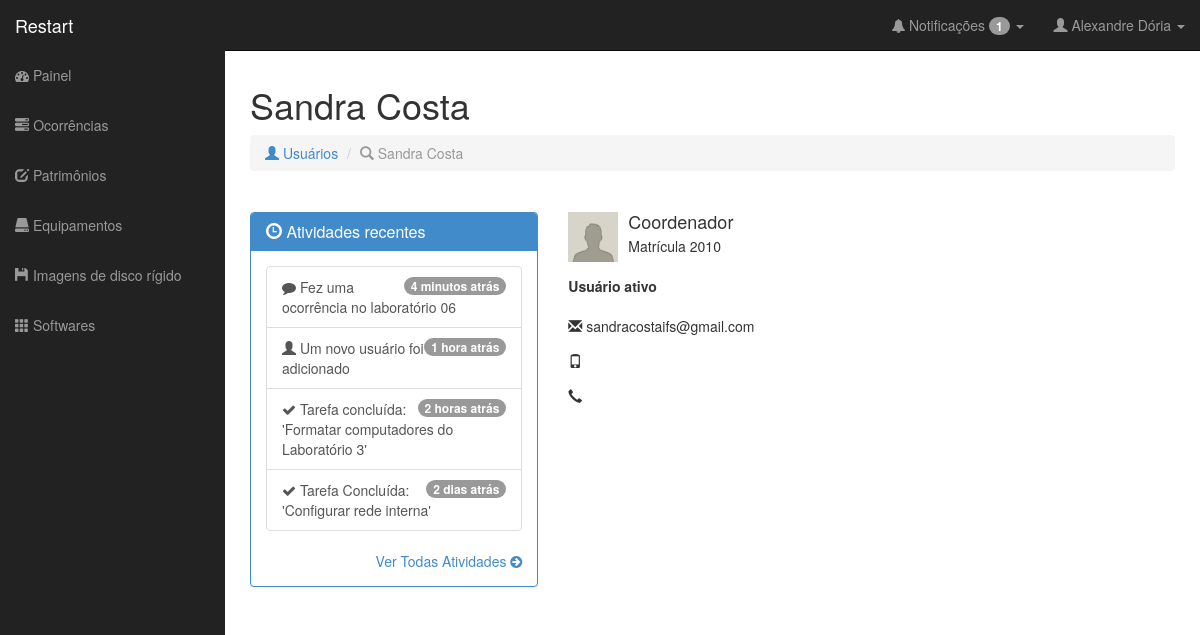
Page /verUsuario.php?m=2010 (signed in) on the committed database.
### tables this page shows
CREATE TABLE IF NOT EXISTS `Ocorrencia` (
  `id` INT NOT NULL AUTO_INCREMENT,
  `descricao` VARCHAR(350) NOT NULL,
  `estado_servico` SMALLINT NOT NULL,
  `data_cadastro` TIMESTAMP NOT NULL,
  `data_previa` TIMESTAMP NULL,
  `data_entrega` TIMESTAMP NULL,
  `data_atualizacao` TIMESTAMP NULL,
  `data_atendimento` TIMESTAMP NULL,
  `bolsista_alocado` VARCHAR(16) NULL,
  `Patrimonio_num_patrimonio` VARCHAR(45) NOT NULL,
  `Usuario_matricula` VARCHAR(16) NOT NULL,
  PRIMARY KEY (`id`),
  INDEX `fk_Chamado_Patrimonio1_idx` (`Patrimonio_num_patrimonio` ASC),
  INDEX `fk_Ocorrencia_Usuario1_idx` (`Usuario_matricula` ASC),
  CONSTRAINT `fk_Chamado_Patrimonio1`
    FOREIGN KEY (`Patrimonio_num_patrimonio`)
    REFERENCES `Patrimonio` (`num_patrimonio`)
    ON DELETE NO ACTION
    ON UPDATE NO ACTION,
  CONSTRAINT `fk_Ocorrencia_Usuario1`
    FOREIGN KEY (`Usuario_matricula`)
    REFERENCES `Usuario` (`matricula`)
    ON DELETE NO ACTION
    ON UPDATE NO ACTION);

CREATE TABLE IF NOT EXISTS `Usuario` (
  `matricula` VARCHAR(16) NOT NULL,
  `nome` VARCHAR(45) NOT NULL,
  `sobrenome` VARCHAR(45) NULL,
  `email` VARCHAR(45) NULL,
  `senha` VARCHAR(45) NOT NULL,
  `tipo_usuario` SMALLINT NOT NULL,
  `data_cadastro` TIMESTAMP NOT NULL,
  `data_atualizacao` TIMESTAMP NULL,
  `telefone_residencial` VARCHAR(15) NULL,
  `telefone_celular` VARCHAR(15) NULL,
  `situacao` SMALLINT NOT NULL,
  `avatar` VARCHAR(36) NOT NULL,
  PRIMARY KEY (`matricula`));

### classes/db.class.php (called while the page is built)
<?php
	class DB{
		var $serverDB	= 'localhost';
		var $tabelaDB	= 'restart';
		var $userDB		= 'root';
		var $senhaDB	= '';
		function conectaDB(){
			$db = new mysqli($this->serverDB, $this->userDB, $this->senhaDB, $this->tabelaDB);
			if ($db->connect_errno) {
				return false;
				die($db->connect_error);
			}
			else {
				$db->set_charset("utf8");
				return $db;
			}
		}
	}
?>

### classes/usuario.class.php (called while the page is built, shortened)
<?php
require_once 'db.class.php';
class Usuario extends DB {
	private $db;
	public function __construct(){
		$this->db = parent::conectaDB();
	}
	public function carregarSessao($matricula) {
		if ($matricula = $this->db->query("SELECT * FROM usuario WHERE matricula = '$matricula'")) {
					$dados = array();
					while ($info = $matricula->fetch_assoc()) {
						$dados['nome']	= $info['nome'];
						$dados['sobrenome']	= $info['sobrenome'];
						$dados['senha']	= $info['senha'];
						$dados['matricula']	= $info['matricula'];
						$dados['tipo_usuario']	= $info['tipo_usuario'];
						$dados['data_cadastro']	= $info['data_cadastro'];
						$dados['data_atualizacao']	= $info['data_atualizacao'];
					}
					$_SESSION['matricula']		= $dados['matricula'];
					$_SESSION['nome']	= $dados['nome'];
					$_SESSION['sobrenome']	= $dados['sobrenome'];
					$_SESSION['tipo_usuario']	= $dados['tipo_usuario'];
				}
	}
	public function obterDados($campo, $matricula) {
		if ($result = $this->db->query("SELECT `$campo` FROM usuario WHERE matricula = '$matricula'")) {
			if ($result->num_rows) {
				while ($string = $result->fetch_array()){
					$valor = $string[$campo];
				}
				return $valor;
			}$result->free();
		}else return ($this->db->error);
	}
}

### classes/ocorrencia.class.php (called while the page is built, shortened)
<?php
require_once 'db.class.php';
class Ocorrencia extends DB {
	private $db;
	public function __construct(){
		$this->db = parent::conectaDB();
	}
	public function notificarOcorrencias($filtro, $matricula, $tipo) {
		$sql = "SELECT count(id) AS count, o.*, u.`tipo_usuario` AS tipoUser, u.`nome` AS nome, u.`sobrenome` AS sobrenome, p.`Laboratorio_id` AS laboratorio, p.`num_posicionamento` AS num_posicionamento, p.`Categoria_id` AS tipo FROM `ocorrencia` AS o INNER JOIN `usuario` AS u ON o.`Usuario_matricula` = u.`matricula` INNER JOIN `patrimonio` AS p ON o.`Patrimonio_num_patrimonio` = p.`num_patrimonio`";
		if ($tipo == 2){
			if ($filtro == 0){
				$result	= $this->db->query($sql."WHERE (o.`estado_servico` = 1) OR ((o.`estado_servico` = 4) AND (o.`bolsista_alocado` = $matricula))");
			} else if ($filtro == 3){
				$result	= $this->db->query($sql."WHERE ((o.`estado_servico` = 3) AND (o.`bolsista_alocado` = $matricula))");
			} else if ($filtro == 4){
				$result	= $this->db->query($sql."WHERE ((o.`estado_servico` = 4) AND (o.`bolsista_alocado` = $matricula))");
			} else if ($filtro == 1){
				$result	= $this->db->query($sql."WHERE (o.`estado_servico` = 1)");
			}
		}
		if ($result) {
			if ($result->num_rows) {
				$rows				= $result->fetch_all(MYSQLI_ASSOC);
				$count				= $this->db->query("SELECT COUNT(id) FROM ocorrencia");
				return $rows;
			}
			else return 'Nenhuma ocorrência foi encontrada.';
		}
		else return ($this->db->error);
	}
}

### verUsuario.php (the view, shortened to what this page needs)
<?php
  include 'classes/usuario.class.php';
include 'classes/log.class.php';
include 'classes/ocorrencia.class.php';
  if (isset($_GET['m'])){$matricula = $_GET['m'];}
  $usuario = new Usuario;
  $nome  = $usuario->obterDados('nome', $matricula);
  $sobrenome  = $usuario->obterDados('sobrenome', $matricula);
  $situacao  = $usuario->obterDados('situacao', $matricula);
  if ($situacao == 1){
    $situacao = "Usuário ativo";
  } else {
    $situacao = "Usuário desativado";
  }
$pageTitle  = $nome." ".$sobrenome;
  include 'nucleo/cabecario.php';
  include 'nucleo/barraLateral.php';
  if ($usuario->obterDados('tipo_usuario', $matricula) == 1){
    $tipo = "Coordenador";
  } else if ($usuario->obterDados('tipo_usuario', $matricula) == 2){
    $tipo = "Bolsista";
  } else if ($usuario->obterDados('tipo_usuario', $matricula) == 3){
    $tipo = "Professor";
  }
      echo "
      <div id='page-wrapper'>
      <div class='row'>
        <div class='col-lg-12'>
          <h1> ".$nome." ".$sobrenome."</h1>
          <ol class='breadcrumb'>
            <li><a href='usuarios.php'><i class='glyphicon glyphicon-user'></i> Usuários</a></li>
            <li class='active'><i class='glyphicon glyphicon-search'></i> ".$nome." ".$sobrenome."</li>
          </ol>
        </div>
      </div>
      <div class='row'>
        <div class='col-lg-12'>
        </div>
      </div>
      <br>
      <div class='row'>
          <div class='col-lg-4'>
            <div class='panel panel-primary'>
              <div class='panel-heading'>
                <h3 class='panel-title'><i class='glyphicon glyphicon-time'></i> Atividades recentes</h3>
              </div>
              <div class='panel-body'>
                <div class='list-group'>
                  <a href='#' class='list-group-item'>
                    <span class='badge'>4 minutos atrás</span>
                    <i class='fa fa-comment'></i> Fez uma ocorrência no laboratório 06
                  </a>
                  <a href='#' class='list-group-item'>
                    <span class='badge'>1 hora atrás</span>
                    <i class='glyphicon glyphicon-user'></i> Um novo usuário foi adicionado
                  </a>
                  <a href='#' class='list-group-item'>
                    <span class='badge'>2 horas atrás</span>
                    <i class='fa fa-check'></i> Tarefa concluída: 'Formatar computadores do Laboratório 3'
                  </a>
                  <a href='#' class='list-group-item'>
                    <span class='badge'>2 dias atrás</span>
                    <i class='fa fa-check'></i> Tarefa Concluída: 'Configurar rede interna'
                  </a>
                </div>
                <div class='text-right'>
                  <a href='#'>Ver Todas Atividades <i class='fa fa-arrow-circle-right'></i></a>
                </div>
              </div>
            </div>
          </div>
          <div class='col-lg-4'>
            <div class='media'>
            <a class='pull-left'>
              <img class='media-object' style='width: 50px; height: 50px;' src='img/".$usuario->obterDados('avatar', $matricula)."' alt='".$nome." ".$sobrenome."'>
            </a>
            <div class='media-body'>
              <h4 class='media-heading'>".$tipo."</h4>
              Matrícula ".$matricula."
            </div>
            <br>
            <div class='form-group'>
              <label>".$situacao."</label>
            </div>
            <div class='form-group'>
              <i class='glyphicon glyphicon-envelope'></i> ".$usuario->obterDados('email', $matricula)."
            </div>
             <div class='form-group'>
              <i class='glyphicon glyphicon-phone'></i> "; if ($tipo != 'Coordenador') { echo truncate($usuario->obterDados('telefone_celular', $matricula), 2, 12);} else {echo $usuario->obterDados('telefone_celular', $matricula);} echo "
            </div>
            <div class='form-group'>
              <i class='glyphicon glyphicon-earphone'></i> "; echo "
            </div>
          </div>
          </div>
          <div class='col-lg-4'>
          </div>
       </div>
    </div>";
?>
  </div>
</body>
</html>

### nucleo/barraLateral.php (shortened to what this page needs)
<?php
  $sessao = new Usuario;
  $sessao->carregarSessao($_SESSION['matricula']);
?>
<nav class="navbar navbar-inverse navbar-fixed-top" role="navigation">
        <div class="navbar-header">
          <a class="navbar-brand" href="painel.php">Restart </a>
        </div>
        <div class="collapse navbar-collapse navbar-ex1-collapse">
          <ul class="nav navbar-nav side-nav">
             <li <?php if ($pageTitle == "Restart") echo "class='active'"; ?>><a href="painel.php"><i class="fa fa-dashboard"></i> Painel</a></li>
             <li <?php if (($pageTitle == "Cadastrar ocorrência") || ($pageTitle == "Ocorrências &middot; Visão Geral")) echo "class='active'"; ?>><a href="ocorrencias.php"><i class="glyphicon glyphicon-tasks"></i> Ocorrências</a></li>
             <?php
                if (($_SESSION['tipo_usuario'] == 1) ||($_SESSION['tipo_usuario'] == 2)) {
                 echo ((($pageTitle == "Patrimônios &middot; Visão Geral") || ($pageTitle == "Cadastrar patrimônio")) ? "<li class='active'>" : "<li>");
                  echo "<a href='patrimonios.php'><i class='glyphicon glyphicon-edit'></i> Patrimônios</a></li>";
                }
              ?>
              <?php
                if (($_SESSION['tipo_usuario'] == 1) ||($_SESSION['tipo_usuario'] == 2)) {
                 echo ((($pageTitle == "Equipamentos &middot; Visão Geral") || ($pageTitle == "Cadastrar equipamento") || ($pageTitle == "Cadastrar categoria") || ($pageTitle == "Categorias") || ($pageTitle == "Alterar categoria")) ? "<li class='active'>" : "<li>");
                  echo "<a href='equipamentos.php'><i class='glyphicon glyphicon-hdd'></i> Equipamentos</a></li>";
                }
              ?>
              <?php
                if (($_SESSION['tipo_usuario'] == 1) ||($_SESSION['tipo_usuario'] == 2)) {
                 echo ((($pageTitle == "Imagens de disco rígido") || ($pageTitle == "Cadastrar imagem de disco rígido")) ? "<li class='active'>" : "<li>");
                  echo "<a href='imagens_HD.php'><i class='glyphicon glyphicon-floppy-disk'></i> Imagens de disco rígido</a></li>";
                }
              ?>
              <?php
                if (($_SESSION['tipo_usuario'] == 1) ||($_SESSION['tipo_usuario'] == 2)) {
                 echo ((($pageTitle == "Softwares") || ($pageTitle == "Cadastrar software")) ? "<li class='active'>" : "<li>");
                  echo "<a href='softwares.php'><i class='glyphicon glyphicon-th'></i> Softwares</a></li>";
                }
              ?>
          </ul>
          <?php
          $listaOcorrencia    = new Ocorrencia;
          $result     = $listaOcorrencia->notificarOcorrencias(0, $_SESSION['matricula'], $_SESSION['tipo_usuario']);
            if (is_array($result)) {
            foreach ($result as $row) {
              echo "<ul class='nav navbar-nav navbar-right navbar-user'>
              <li class='dropdown messages-dropdown'>
              <a href='#' class='dropdown-toggle' data-toggle='dropdown'><i class='fa fa-bell'></i> Notificações <span class='badge'>".$row['count']."</span> <b class='caret'></b></a>
              <ul class='dropdown-menu'>
           ";
          }
        }
        ?>
              </ul>
            </li>
            <li class='dropdown user-dropdown'>
              <a href='#' class='dropdown-toggle' data-toggle='dropdown'><i class='glyphicon glyphicon-user'></i> <?php echo $_SESSION['nome']." "; if(isset($_SESSION['sobrenome'])){echo $_SESSION['sobrenome'];} ?> <b class='caret'></b></a>
            </li>
          </ul>
        </div>
      </nav>

### css/sb-admin.css (style rules this page uses)
body { margin-top: 50px; }
#page-wrapper { width: 100%; padding: 5px 15px; }
@media (min-width:768px) { #page-wrapper { padding: 15px 25px; } }
@media (min-width:768px) { .side-nav { margin-left: -225px; left: 225px; width: 225px; position: fixed; top: 50px; height: 100%; border-radius: 0; border: none; background-color: #222222; overflow-y: auto; } }
@media (min-width:768px) { .side-nav>li>a { width: 225px; } }
@media (min-width:768px) { .navbar-collapse { padding-left: 15px !important; padding-right: 15px !important; } }

### nucleo/cabecario.php (style rules this page uses)
a:link { text-decoration: none; }

### rows in the picture
ocorrencia: count "1", Usuario_matricula.avatar (placeholder picture), Usuario_matricula.tipo_usuario "Coordenador", Usuario_matricula "2010", Usuario_matricula.email "sandracostaifs@gmail.com"
usuario: nome "Sandra", sobrenome "Costa", situacao "Usuário ativo"

### other values in the picture
$_SESSION['nome'] "Alexandre"
$_SESSION['sobrenome'] "Dória"
